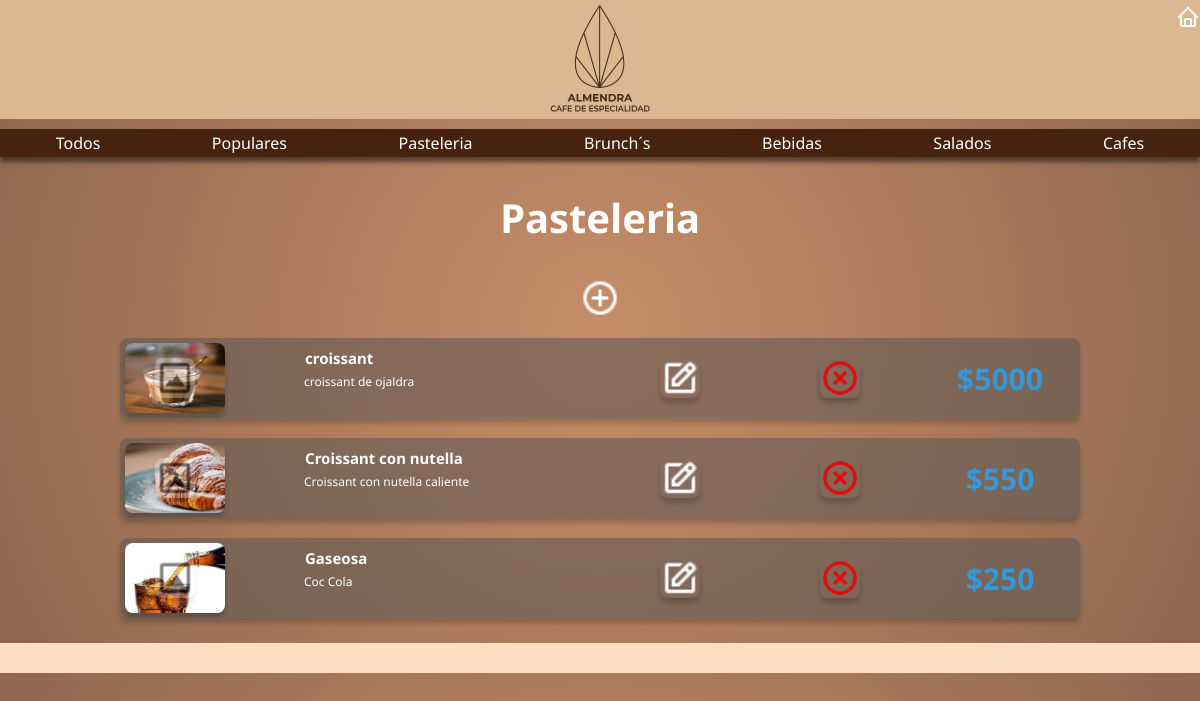
/opciones_pasteleria, run on an earlier commit of the app's database.
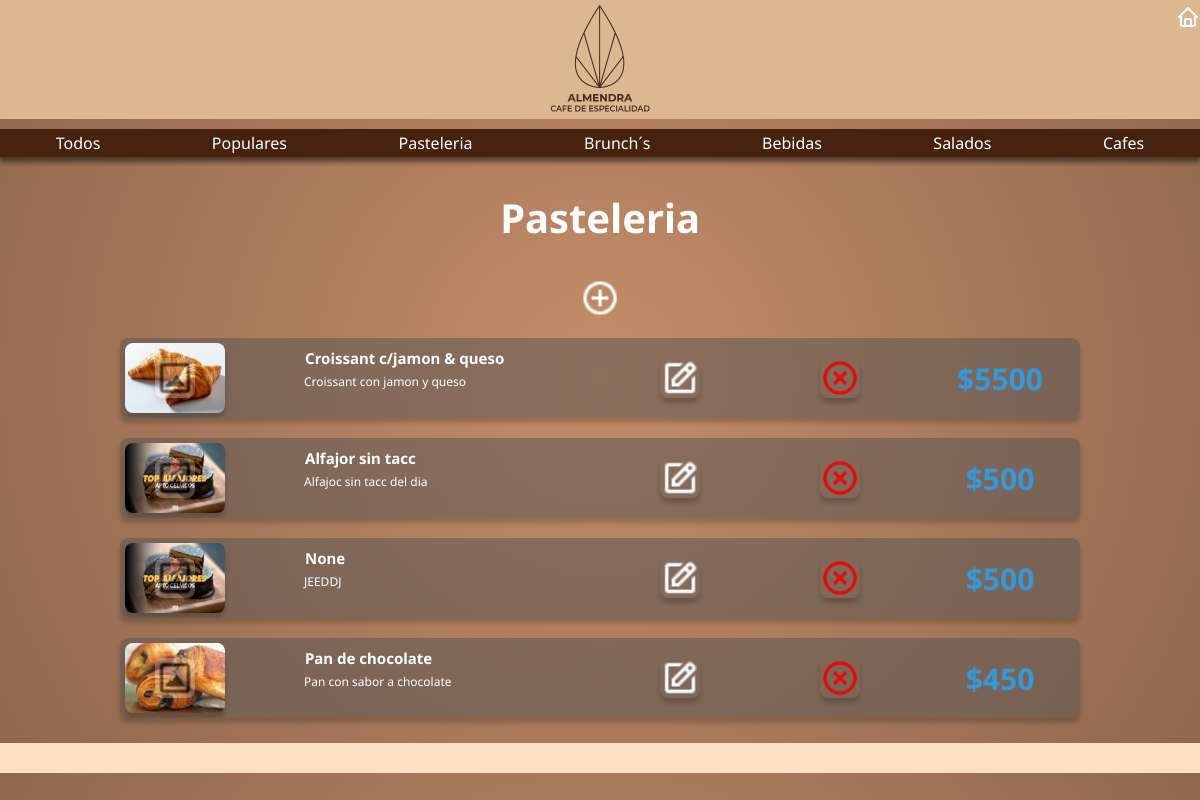
And on a later commit of the database.
### almendra_app/models.py (models this page shows)
class pasteleria_model (models.Model):
     imagen = models.ImageField(blank=True, null = True,upload_to='pasteleria/')
     titulo = models.CharField(max_length=50, blank = True, null = True)
     descripcion =  models.CharField(max_length=50, blank = True, null = True)
     informacion = models.CharField(max_length=184, blank = True, null = True)
     precio = models.CharField(max_length=50, blank = True, null = True)

### almendra_app/views.py (the view)
# urls.py: path('opciones_pasteleria',opciones_pasteleria,name = 'opciones_pasteleria'),
def opciones_pasteleria(request):
    form = pasteleria_model.objects.all()
    return render (request,'almendra_app/opciones/pasteleria/opciones_pasteleria.html',{'form':form})

### almendra_app/templates/almendra_app/opciones/pasteleria/opciones_pasteleria.html (shortened to what this page needs)
{% extends 'almendra_app/opciones/opciones.html' %}

### almendra_app/templates/almendra_app/opciones/opciones.html (shortened to what this page needs)
<!DOCTYPE html>
<html lang="en">
<head>
    {% load static %}
    <link rel="stylesheet" href="{% static 'almendra_app/styles_opciones.css' %}">
</head>
<body>
    {% block header %}
    <header>
        <div class="div_logo">
            <img src="{% static 'almendra_app/img/logo.png' %}" class="logo" >
        </div>
        <div class="div_home">
        <a href="#" id="home_button">
            <img class='home_icon' src="{% static 'almendra_app/icons/home.png' %}" alt="">
        </a>
    </div>
    </header>
    <section class="menu_horizontal">
        <div class="menu_container">
            <a href="{% url 'opciones' %}">Todos</a>
            <a href="{% url 'opciones_populares' %}">Populares</a>
            <a href="{% url 'opciones_pasteleria' %}">Pasteleria</a>
            <a href="{% url 'opciones_brunch' %}">Brunch´s</a>
            <a href="{% url 'opciones_bebidas' %}">Bebidas</a>
            <a href="{% url 'opciones_salados' %}">Salados</a>
            <a href="{% url 'opciones_cafes' %}"">Cafes</a>
        </div>
    </section>
    {% endblock %}
        {% block pasteleria %}
        <section class="mid_pasteleria">
            <h1 class="titulo_pasteleria" id="pasteleria_id">Pasteleria</h1>
            <a href="{% url 'agregar_pasteleria' %}"> <img class= 'plus' src="{% static 'almendra_app/icons/plus.png' %}" alt=""></a>
            {% for p in form %}
            <div class="container_pasteleria">
                 <div class="targeta_pasteleria">
                    {% if p.imagen %}
                    <img src={{ p.imagen.url }}>
                    {% endif %}
                    <h4>{{ p.titulo|safe }}</h4>
                    <p>{{ p.descripcion }}</p>
                    <h3>{{ p.precio }}</h3>
                   <a href="#" onclick = 'editarProducto_img({{ p.id }})'> <img class= 'edit_img'   src="{% static 'almendra_app/icons/add_img.png' %}" alt="" ></a>
                   <a href="#" onclick = 'editarProducto({{ p.id }})'> <img class= 'edit'   src="{% static 'almendra_app/icons/edit.png' %}" alt=""></a>
                   <a href="#" onclick = 'eliminarProducto({{ p.id }})'> <img class= 'delete'id= '{{ p.categoria }}' src="{% static 'almendra_app/icons/delete_red.png' %}" alt=""></a>
                </div>
            </div>
            {% endfor %}
        </section>
    {% endblock %}
 <footer>
 </footer>
</body>
</html>

What changed in the data, as far as the page shows it:
removed pasteleria_model: imagen (picture), titulo "croissant", descripcion "croissant de ojaldra", precio "$5000"
removed pasteleria_model: imagen (picture), titulo "Gaseosa", descripcion "Coc Cola", precio "$250"
changed pasteleria_model: imagen: a different picture; titulo "Croissant con nutella" → "Croissant c/jamon & queso"; descripcion "Croissant con nutella caliente" → "Croissant con jamon y queso"; precio "$550" → "$5500"
added pasteleria_model: imagen (picture), titulo "Alfajor sin tacc", descripcion "Alfajoc sin tacc del dia", precio "$500"
added pasteleria_model: imagen (picture), titulo "None", descripcion "JEEDDJ", precio "$500"
added pasteleria_model: imagen (picture), titulo "Pan de chocolate", descripcion "Pan con sabor a chocolate", precio "$450"
